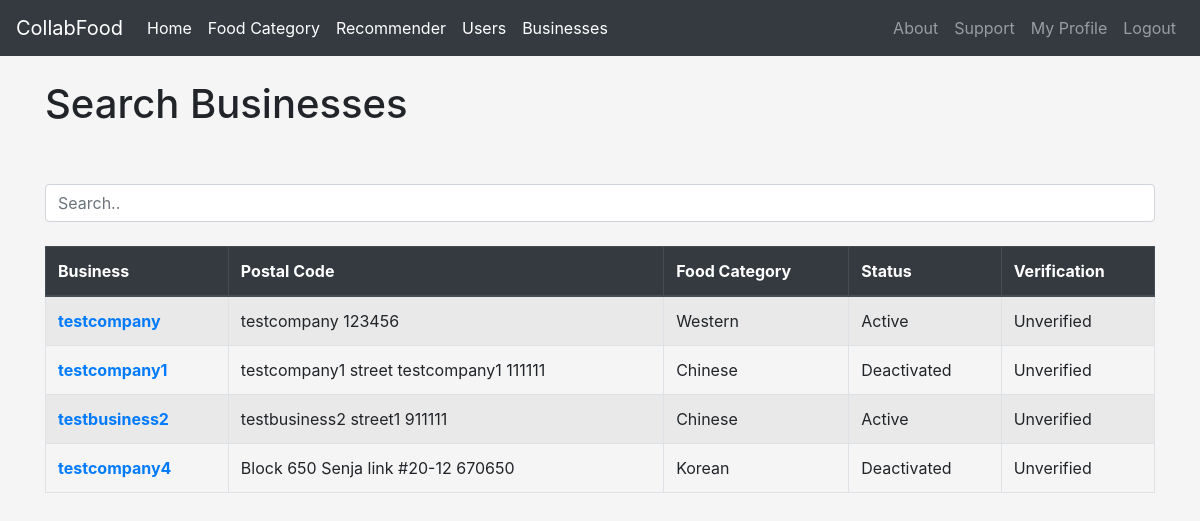
Page /searchbusinesses (signed in) on the committed database.
### Homepage/models.py (models this page shows, shortened)
class BusinessProfile(models.Model):
	user = models.ForeignKey(User, on_delete=models.CASCADE)
	companyName = models.CharField(max_length=50)
	uen = models.CharField(max_length=10)
	phone = models.CharField(max_length=8)
	address = models.CharField(max_length=100)
	postalCode = models.CharField(max_length=6)
	foodCategory = models.ForeignKey(FoodCategory, on_delete=models.CASCADE, related_name='business_food_category')
	isVerified = models.BooleanField(default=False)

class FoodCategory(models.Model):
	categoryName = models.CharField(max_length=30)
	adminID = models.IntegerField()

### Homepage/views.py (the view)
# urls.py: path('searchbusinesses',views.search_businesses,name='searchbusinesses'),
@login_required
def search_businesses(request):
	user_type = UserType.objects.get(user=request.user)
	if user_type.userType in ['user','business']:
		businesses = BusinessProfile.objects.filter(user__is_active=True)
	else:
		businesses = BusinessProfile.objects.all()
	context = {'user_type': user_type, 'businesses':businesses}
	return render(request, 'searchbusinesses.html', context)

### Homepage/templates/searchbusinesses.html (shortened to what this page needs)
{% extends 'base.html' %}
{% block content %}
<h1>Search Businesses</h1>
<br>
<br>
<input class="form-control" id="searchCategory" type="text" placeholder="Search..">
<br>
<table class="table table-striped table-bordered table-hover">
  <thead class="thead-dark">
    <tr>
      <th scope="col">Business</th>
      <th scope="col">Postal Code</th>
      <th scope="col">Food Category</th>
      {% if user_type.userType == 'admin' %}
        <th scope="col">Status</th>
        <th scope="col">Verification</th>
      {%endif%}
    </tr>
  </thead>
  <tbody id="Category">
  	{% if businesses %}
  		{% for item in businesses%}
  			<tr>
        <th scope="row"><a href="{% url 'viewbusinessprofile' item.user.id %}">{{ item.companyName }}</a></th>
  			<td>{{item.address}} {{item.postalCode}}</td>
  			<td>{{item.foodCategory.categoryName}}</td>
        {% if user_type.userType == 'admin' %}
          {% if item.user.is_active %}
            <td>Active</td>
          {% else %}
            <td>Deactivated</td>
          {% endif %}
          {% if item.isVerified %}
            <td>Verified</td>
          {% else %}
            <td>Unverified</td>
          {% endif %}
        {%endif%}
  			</tr>
  		{% endfor %}
  	{% endif %}
  </tbody>
</table>
{% endblock %}

### rows in the picture
BusinessProfile: companyName "testcompany", address "testcompany", postalCode "123456", foodCategory.categoryName "Western", shows "Active", isVerified "Unverified"
BusinessProfile: companyName "testcompany1", address "testcompany1 street testcompany1", postalCode "111111", foodCategory.categoryName "Chinese", shows "Deactivated", isVerified "Unverified"
BusinessProfile: companyName "testbusiness2", address "testbusiness2 street1", postalCode "911111", foodCategory.categoryName "Chinese", shows "Active", isVerified "Unverified"
BusinessProfile: companyName "testcompany4", address "Block 650 Senja link #20-12", postalCode "670650", foodCategory.categoryName "Korean", shows "Deactivated", isVerified "Unverified"
